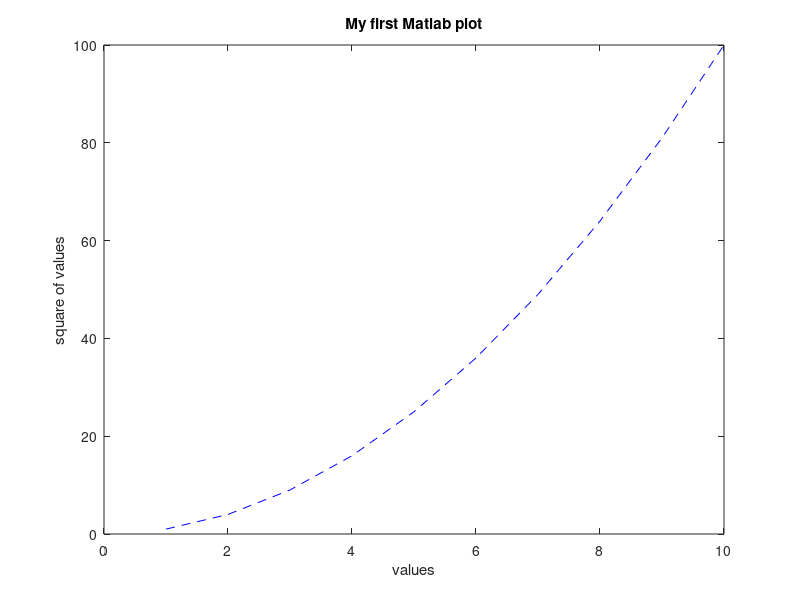

The MATLAB script that drew this image: (Note: this script raises an error after producing the figure.)
% Solutions to UCL ISD IT Training course Intro to Matlab Tasks 14 to 17

%% Task 14 Creating and editing a 2D plot
%Creating matrices for plotting
x=1:10;
y=x.^2;

%creating a simple plot
p = plot(x,y,'--');
title('My first Matlab plot');
set(p,'Color','blue');
xlabel('values');
ylabel('square of values');

%Task 14 alternative - using Matlab generated function
createfigure(x,y)

%% Task 15 Creating an overlay plot
%Creating matrices for plotting
x=1:10;
y=x.^2;
z=x.^3;

%create plot of x,y
plot(x,y,'b--')
title('overlay plot')
xlabel('values of x')
ylabel('powers of x')
%hold the plot so the overlay plot can be created and layered
hold all
%create 2nd plot
plot(x,z,'r+')

%% Task 16 creating sub plots
%Creating matrices for plotting
x=1:10;
y=x.^2;
z=x.^3;
a=x.^4;
b=x.^5;

%creating the plots
subplot(2,2,1); plot(x,y)
title('x^2')
subplot(2,2,2); plot(x,z)
title('x^3')
subplot(2,2,3); plot(x,a)
title('x^4')
subplot(2,2,4); plot(x,b)
title('x^5')

%% Task 17 plotting an equation
%Creating matrices for plotting
t=linspace(-10,10,100); %this is my time variable
y=(exp(1).^-t).*(cos(2*pi*t)); %this is the rhs of my equation

%plot my equation
plot(t,y)
title('Dampened sine plot')
xlabel('time')
ylabel('y(t)')